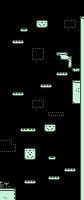

A 2D game scene composited from a Tiled map and its tileset images. What follows is a short description and the map's XML, with each tile layer's data collapsed to a summary:
An orthogonal 21x50 tile map with 4x4 px tiles, 5 tile layers (background, platforms, switchBoard, falling, ...), 3 tilesets.

<map version="1.2" tiledversion="1.3.5" orientation="orthogonal" renderorder="right-down" width="21" height="50" tilewidth="4" tileheight="4" infinite="0" nextlayerid="13" nextobjectid="1">
 <tileset firstgid="1" source="Tilesets/Tileset1.tsx" />
 <tileset firstgid="101" source="Tilesets/switchBlocks.tsx" />
 <tileset firstgid="173" source="Tilesets/spawnSprites.tsx" />
 <layer id="11" name="background" width="21" height="50">
  <data>[1050 cells, 16 non-empty, 9 distinct tile ids]</data>
 </layer>
 <layer id="2" name="platforms" width="21" height="50">
  <properties>
   <property name="Collidable" type="bool" value="true" />
  </properties>
  <data>[1050 cells, 68 non-empty, 10 distinct tile ids]</data>
 </layer>
 <layer id="8" name="switchBoard" width="21" height="50">
  <properties>
   <property name="switchBlock" type="bool" value="true" />
   <property name="switchDelay" type="float" value="1.2" />
  </properties>
  <data>[1050 cells, 56 non-empty, 23 distinct tile ids]</data>
 </layer>
 <layer id="12" name="falling" width="21" height="50">
  <properties>
   <property name="Falling" type="float" value="0.01" />
  </properties>
  <data>[1050 cells, 29 non-empty, 3 distinct tile ids]</data>
 </layer>
 <layer id="10" name="spawnSprites" width="21" height="50">
  <properties>
   <property name="spawn" type="bool" value="true" />
  </properties>
  <data>[1050 cells, 1 non-empty, 1 distinct tile ids]</data>
 </layer>
</map>